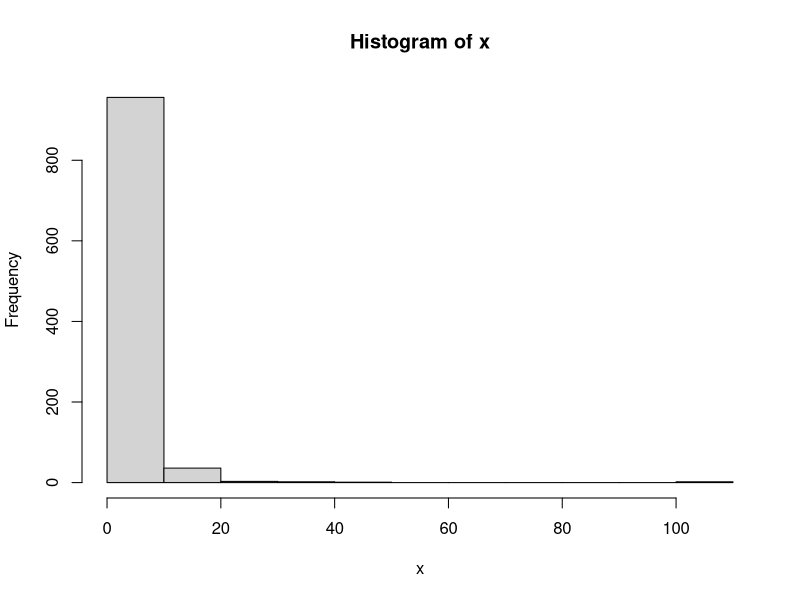
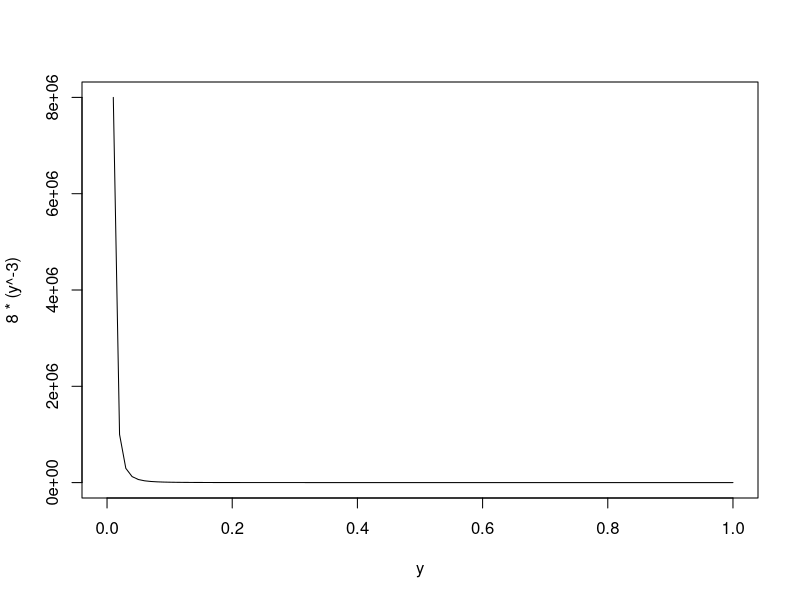
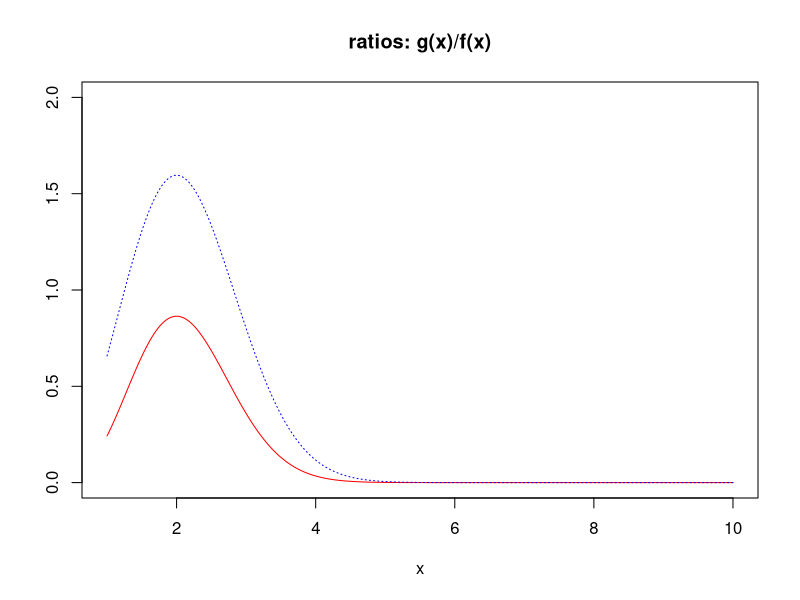

The R script that drew these images, in order:
## ---- chunk 1
knitr::opts_chunk$set(error = TRUE)
## ---- chunk 2
library(dplyr)
library(knitr)
# set global chunk options: images will be 7x5 inches
knitr::opts_chunk$set(fig.width=7, fig.height=5)
options(digits = 4)


## indents are for indenting r code as formatted text
## They may need to be adjusted depending on your OS
# if your output looks odd, increase or decrease indent
indent1 = '    '
indent2 = '        '
indent3 = '            '
#library(tidyverse)
#library(reshape2)
## ---- chunk 3
n <- 1000
u <- runif(n)
x <- 2/((1-u)^(1/2))
hist(x)
## ---- chunk 4
y <- seq(0, 1, .01)
plot(y, 8*(y^-3), type = 'l')
## ---- chunk 5
pmf = c(0.1, 0.2, 0.2, 0.2, 0.3)
cdf <- cumsum(pmf)
cdf
n <- 1000
x <- numeric(n)
k <- 0
while (k<n) {
  u <- runif(1)
  k <- k+1
  if (u>cdf[1] & u<=cdf[2]){
    x[k] = 1
  } else if (u>cdf[2] & u<=cdf[3]){
    x[k] = 2
  } else if (u>cdf[3] & u<=cdf[4]){
    x[k] = 3
  } else if (u>cdf[4] & u<=cdf[5]){
    x[k] = 4
  } else { x[k] <- 0 }
}
mean(x)

## ---- chunk 6
pmf = c(0.1, 0.2, 0.2, 0.2, 0.3)
#cdf <- cumsum(pmf)
#cdf
n <- 1000
x = numeric(n)
x_0 <- rep(0, times=n*pmf[1])
x_1 <- rep(1, times=n*pmf[2])
x_2 <- rep(2, times=n*pmf[3])
x_3 <- rep(3, times=n*pmf[4])
x_4 <- rep(4, times=n*pmf[5])
x <- c(x_0, x_1, x_2, x_3, x_4)
mean(x)
## ---- chunk 7
n <- 1000
result <- sample(c(0,1,2,3,4), size = n, replace = TRUE, prob=c(0.1,0.2,0.2,0.2,0.3))
result <- data.frame(result)
result %>%
  group_by(result) %>%
  summarise(count = n(), freq = count/n) %>%
  mutate(prob = c(0.1,0.2,0.2,0.2,0.3))
## ---- chunk 8
n <- 10000
g <- function(x){
  res <- x*exp((-x^2)/2)
  return(res)
}
x <- rexp(n,1)*exp(1)
fg <- g(x) / exp(-(x-1))
theta_hat <-mean(fg)
se <- sd(fg)
round(rbind(theta_hat, se), 4)
## ---- chunk 9
x <- seq(1,10,0.01)
g <- x^2/sqrt(2*pi)* exp((-x^2/2))
f_1 <- 1 / (x^2)
f_2 <- exp(-x)

plot(x, g/f_1, type = "l", ylim = c(0,2),ylab = "", col="red",main = 'ratios: g(x)/f(x)')
lines(x, g/f_2, lty = 3,col="blue")
## ---- chunk 10
n <- 10000
theta_hat <- se <- numeric(2)
g <- function(x){
  res <- (x^2/sqrt(2*pi))*exp((-x^2)/2)*(x>1)
  return(res)
}
# f_1
u <- runif(n)  
x <- 1 / (1-u) # inverse transform method
fg <- g(x) / x^(-2)

theta_hat[1] <- mean(fg)
se[1] <- sd(fg)

# f_2
x <- rexp(n, 1)
fg <- g(x) / exp(-x)
theta_hat[2] <- mean(fg)
se[2] <- sd(fg)
round(rbind(theta_hat, se), 4)
